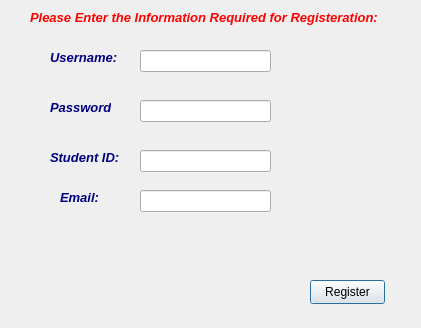
<?xml version="1.0" encoding="UTF-8"?>
<ui version="4.0">
 <class>Register</class>
 <widget class="QDialog" name="Register">
  <property name="geometry">
   <rect>
    <x>0</x>
    <y>0</y>
    <width>421</width>
    <height>328</height>
   </rect>
  </property>
  <property name="windowTitle">
   <string>Dialog</string>
  </property>
  <widget class="QLabel" name="label_information">
   <property name="geometry">
    <rect>
     <x>30</x>
     <y>10</y>
     <width>431</width>
     <height>16</height>
    </rect>
   </property>
   <property name="text">
    <string>&lt;html&gt;&lt;head/&gt;&lt;body&gt;&lt;p&gt;&lt;span style=&quot; font-size:10pt; font-weight:700; font-style:italic; color:#ff0000;&quot;&gt;Please Enter the Information Required for Registeration:&lt;/span&gt;&lt;/p&gt;&lt;/body&gt;&lt;/html&gt;</string>
   </property>
  </widget>
  <widget class="QLabel" name="label__R_username">
   <property name="geometry">
    <rect>
     <x>50</x>
     <y>50</y>
     <width>81</width>
     <height>16</height>
    </rect>
   </property>
   <property name="text">
    <string>&lt;html&gt;&lt;head/&gt;&lt;body&gt;&lt;p&gt;&lt;span style=&quot; font-size:10pt; font-weight:700; font-style:italic; color:#00007f;&quot;&gt;Username:&lt;/span&gt;&lt;/p&gt;&lt;/body&gt;&lt;/html&gt;</string>
   </property>
  </widget>
  <widget class="QLabel" name="label__R_password">
   <property name="geometry">
    <rect>
     <x>50</x>
     <y>100</y>
     <width>61</width>
     <height>16</height>
    </rect>
   </property>
   <property name="text">
    <string>&lt;html&gt;&lt;head/&gt;&lt;body&gt;&lt;p&gt;&lt;span style=&quot; font-size:10pt; font-weight:700; font-style:italic; color:#00007f;&quot;&gt;Password:&lt;/span&gt;&lt;/p&gt;&lt;/body&gt;&lt;/html&gt;</string>
   </property>
  </widget>
  <widget class="QLabel" name="label__R_email">
   <property name="geometry">
    <rect>
     <x>60</x>
     <y>190</y>
     <width>49</width>
     <height>16</height>
    </rect>
   </property>
   <property name="text">
    <string>&lt;html&gt;&lt;head/&gt;&lt;body&gt;&lt;p&gt;&lt;span style=&quot; font-size:10pt; font-weight:700; font-style:italic; color:#00007f;&quot;&gt;Email:&lt;/span&gt;&lt;/p&gt;&lt;/body&gt;&lt;/html&gt;</string>
   </property>
  </widget>
  <widget class="QLineEdit" name="lineEdit_R_username">
   <property name="geometry">
    <rect>
     <x>140</x>
     <y>50</y>
     <width>131</width>
     <height>22</height>
    </rect>
   </property>
  </widget>
  <widget class="QLineEdit" name="lineEdit__R_password">
   <property name="geometry">
    <rect>
     <x>140</x>
     <y>100</y>
     <width>131</width>
     <height>22</height>
    </rect>
   </property>
   <property name="echoMode">
    <enum>QLineEdit::EchoMode::Password</enum>
   </property>
  </widget>
  <widget class="QLineEdit" name="lineEdit__R_email">
   <property name="geometry">
    <rect>
     <x>140</x>
     <y>190</y>
     <width>131</width>
     <height>22</height>
    </rect>
   </property>
  </widget>
  <widget class="QPushButton" name="pushButton">
   <property name="geometry">
    <rect>
     <x>310</x>
     <y>280</y>
     <width>75</width>
     <height>24</height>
    </rect>
   </property>
   <property name="text">
    <string>Register</string>
   </property>
  </widget>
  <widget class="QLabel" name="label__R_password_2">
   <property name="geometry">
    <rect>
     <x>50</x>
     <y>150</y>
     <width>81</width>
     <height>16</height>
    </rect>
   </property>
   <property name="text">
    <string>&lt;html&gt;&lt;head/&gt;&lt;body&gt;&lt;p&gt;&lt;span style=&quot; font-size:10pt; font-weight:700; font-style:italic; color:#00007f;&quot;&gt;Student ID:&lt;/span&gt;&lt;/p&gt;&lt;/body&gt;&lt;/html&gt;</string>
   </property>
  </widget>
  <widget class="QLineEdit" name="lineEdit__R_studentid">
   <property name="geometry">
    <rect>
     <x>140</x>
     <y>150</y>
     <width>131</width>
     <height>22</height>
    </rect>
   </property>
   <property name="echoMode">
    <enum>QLineEdit::EchoMode::Password</enum>
   </property>
  </widget>
 </widget>
 <resources/>
 <connections/>
</ui>
